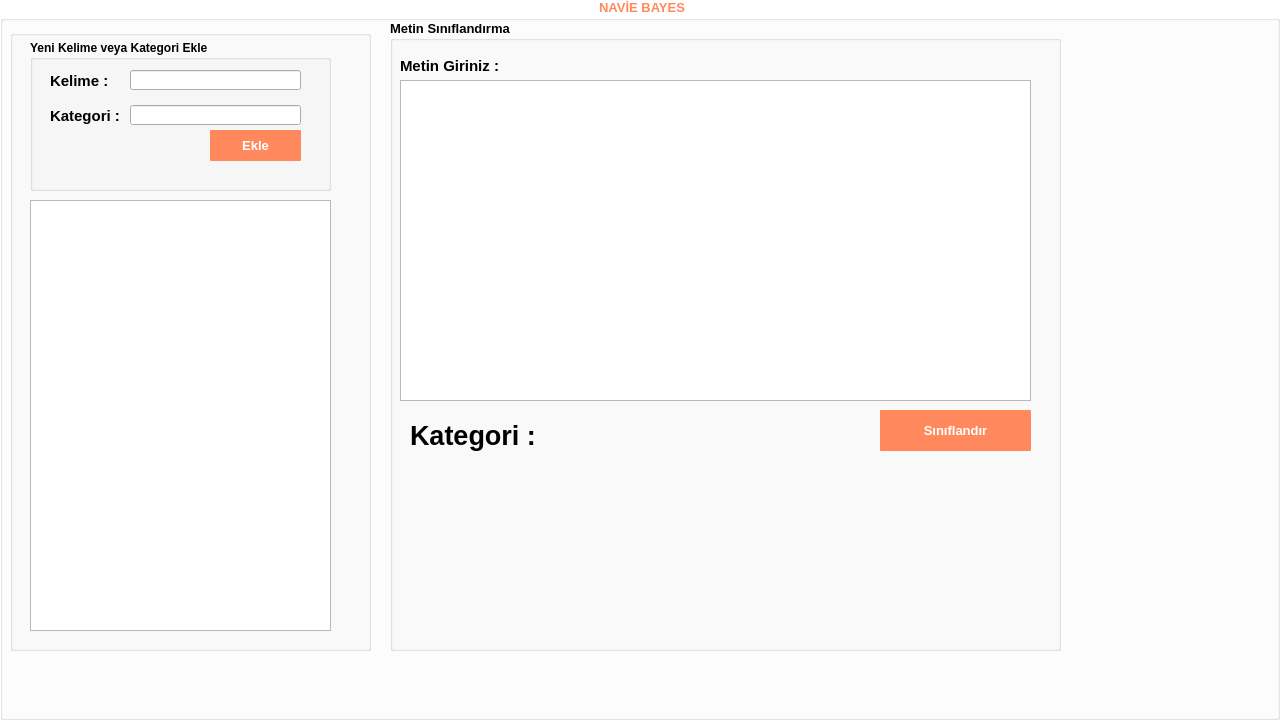
<?xml version="1.0" encoding="UTF-8"?>
<ui version="4.0">
 <class>MainWindow</class>
 <widget class="QMainWindow" name="MainWindow">
  <property name="geometry">
   <rect>
    <x>0</x>
    <y>0</y>
    <width>1280</width>
    <height>720</height>
   </rect>
  </property>
  <property name="windowTitle">
   <string>Taylan Kundakçı &amp; Enes Eren</string>
  </property>
  <widget class="QWidget" name="centralwidget">
   <widget class="QGroupBox" name="gb_navie">
    <property name="geometry">
     <rect>
      <x>0</x>
      <y>0</y>
      <width>1280</width>
      <height>720</height>
     </rect>
    </property>
    <property name="font">
     <font>
      <pointsize>10</pointsize>
      <weight>75</weight>
      <bold>true</bold>
     </font>
    </property>
    <property name="styleSheet">
     <string notr="true">#gb_navie{
background-color: white;
text-align:center;}
#gb_navie::title {
    subcontrol-origin: margin;
    subcontrol-position: top center; /* position at the top center */
    padding: 0 3px;
    color: #FF895D;
}</string>
    </property>
    <property name="title">
     <string>NAVİE BAYES</string>
    </property>
    <widget class="QGroupBox" name="gb_navie_create_dataset">
     <property name="geometry">
      <rect>
       <x>10</x>
       <y>30</y>
       <width>361</width>
       <height>621</height>
      </rect>
     </property>
     <property name="title">
      <string/>
     </property>
     <widget class="QTableWidget" name="tbl_navie_data_set">
      <property name="geometry">
       <rect>
        <x>20</x>
        <y>170</y>
        <width>301</width>
        <height>431</height>
       </rect>
      </property>
      <property name="font">
       <font>
        <pointsize>12</pointsize>
       </font>
      </property>
     </widget>
     <widget class="QGroupBox" name="groupBox_3">
      <property name="geometry">
       <rect>
        <x>20</x>
        <y>10</y>
        <width>301</width>
        <height>151</height>
       </rect>
      </property>
      <property name="font">
       <font>
        <pointsize>9</pointsize>
        <weight>75</weight>
        <bold>true</bold>
       </font>
      </property>
      <property name="title">
       <string>Yeni Kelime veya Kategori Ekle</string>
      </property>
      <widget class="QLineEdit" name="le_navie_kelime">
       <property name="geometry">
        <rect>
         <x>100</x>
         <y>30</y>
         <width>171</width>
         <height>20</height>
        </rect>
       </property>
       <property name="font">
        <font>
         <pointsize>12</pointsize>
        </font>
       </property>
      </widget>
      <widget class="QLabel" name="label_59">
       <property name="geometry">
        <rect>
         <x>20</x>
         <y>25</y>
         <width>61</width>
         <height>31</height>
        </rect>
       </property>
       <property name="font">
        <font>
         <pointsize>11</pointsize>
         <weight>75</weight>
         <bold>true</bold>
        </font>
       </property>
       <property name="text">
        <string>Kelime :</string>
       </property>
      </widget>
      <widget class="QLineEdit" name="le_naive_kategori">
       <property name="geometry">
        <rect>
         <x>100</x>
         <y>65</y>
         <width>171</width>
         <height>20</height>
        </rect>
       </property>
       <property name="font">
        <font>
         <pointsize>12</pointsize>
        </font>
       </property>
      </widget>
      <widget class="QLabel" name="label_60">
       <property name="geometry">
        <rect>
         <x>20</x>
         <y>60</y>
         <width>71</width>
         <height>31</height>
        </rect>
       </property>
       <property name="font">
        <font>
         <pointsize>11</pointsize>
         <weight>75</weight>
         <bold>true</bold>
        </font>
       </property>
       <property name="text">
        <string>Kategori :</string>
       </property>
      </widget>
      <widget class="QPushButton" name="pb_navie_veriekle">
       <property name="geometry">
        <rect>
         <x>180</x>
         <y>90</y>
         <width>91</width>
         <height>31</height>
        </rect>
       </property>
       <property name="font">
        <font>
         <pointsize>10</pointsize>
         <weight>75</weight>
         <bold>true</bold>
        </font>
       </property>
       <property name="styleSheet">
        <string notr="true">QPushButton{
background-color: #FF895D;
color: #fff;
border-radius:1px;
}
QPushButton:hover{
background-color:#1B435D;
color: #D5EEFF;
}</string>
       </property>
       <property name="text">
        <string>Ekle</string>
       </property>
      </widget>
     </widget>
    </widget>
    <widget class="QGroupBox" name="groupBox_4">
     <property name="geometry">
      <rect>
       <x>390</x>
       <y>20</y>
       <width>671</width>
       <height>631</height>
      </rect>
     </property>
     <property name="font">
      <font>
       <pointsize>10</pointsize>
       <weight>75</weight>
       <bold>true</bold>
      </font>
     </property>
     <property name="title">
      <string>Metin Sınıflandırma</string>
     </property>
     <widget class="QLabel" name="label_61">
      <property name="geometry">
       <rect>
        <x>10</x>
        <y>30</y>
        <width>151</width>
        <height>31</height>
       </rect>
      </property>
      <property name="font">
       <font>
        <pointsize>11</pointsize>
        <weight>75</weight>
        <bold>true</bold>
       </font>
      </property>
      <property name="text">
       <string>Metin Giriniz :</string>
      </property>
     </widget>
     <widget class="QPushButton" name="pb_navie_siniflandir">
      <property name="geometry">
       <rect>
        <x>490</x>
        <y>390</y>
        <width>151</width>
        <height>41</height>
       </rect>
      </property>
      <property name="font">
       <font>
        <pointsize>10</pointsize>
        <weight>75</weight>
        <bold>true</bold>
       </font>
      </property>
      <property name="styleSheet">
       <string notr="true">QPushButton{
background-color: #FF895D;
color: #fff;
border-radius:1px;
}
QPushButton:hover{
background-color:#1B435D;
color: #D5EEFF;
}</string>
      </property>
      <property name="text">
       <string>Sınıflandır</string>
      </property>
     </widget>
     <widget class="QLabel" name="lbl_navie_sonuc">
      <property name="geometry">
       <rect>
        <x>160</x>
        <y>400</y>
        <width>141</width>
        <height>31</height>
       </rect>
      </property>
      <property name="font">
       <font>
        <pointsize>20</pointsize>
        <weight>75</weight>
        <bold>true</bold>
       </font>
      </property>
      <property name="text">
       <string/>
      </property>
     </widget>
     <widget class="QPlainTextEdit" name="le_metin">
      <property name="geometry">
       <rect>
        <x>10</x>
        <y>60</y>
        <width>631</width>
        <height>321</height>
       </rect>
      </property>
      <property name="font">
       <font>
        <pointsize>12</pointsize>
       </font>
      </property>
     </widget>
     <widget class="QLabel" name="lbl_navie_sonuc_2">
      <property name="geometry">
       <rect>
        <x>20</x>
        <y>400</y>
        <width>141</width>
        <height>31</height>
       </rect>
      </property>
      <property name="font">
       <font>
        <pointsize>20</pointsize>
        <weight>75</weight>
        <bold>true</bold>
       </font>
      </property>
      <property name="text">
       <string>Kategori :</string>
      </property>
     </widget>
    </widget>
   </widget>
  </widget>
 </widget>
 <resources/>
 <connections/>
</ui>
